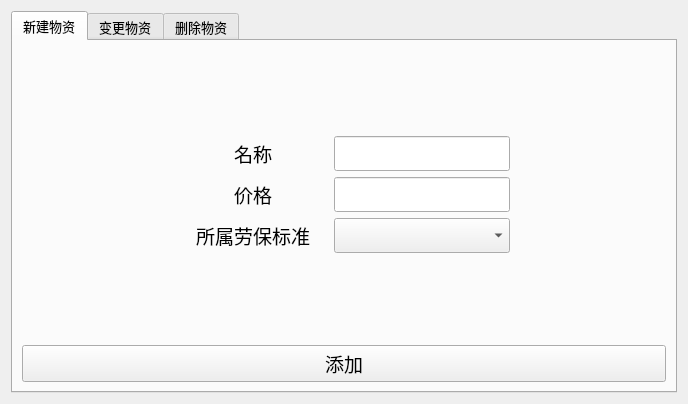
<?xml version="1.0" encoding="UTF-8"?>
<ui version="4.0">
 <class>Form</class>
 <widget class="QWidget" name="Form">
  <property name="geometry">
   <rect>
    <x>0</x>
    <y>0</y>
    <width>688</width>
    <height>404</height>
   </rect>
  </property>
  <property name="windowTitle">
   <string>物资信息维护</string>
  </property>
  <layout class="QVBoxLayout" name="verticalLayout">
   <item>
    <widget class="QTabWidget" name="tabWidget">
     <property name="font">
      <font>
       <family>AcadEref</family>
       <pointsize>10</pointsize>
      </font>
     </property>
     <property name="currentIndex">
      <number>0</number>
     </property>
     <widget class="QWidget" name="tab">
      <attribute name="title">
       <string>新建物资</string>
      </attribute>
      <layout class="QHBoxLayout" name="horizontalLayout_7">
       <item>
        <layout class="QVBoxLayout" name="verticalLayout_4">
         <item>
          <spacer name="verticalSpacer">
           <property name="orientation">
            <enum>Qt::Vertical</enum>
           </property>
           <property name="sizeHint" stdset="0">
            <size>
             <width>20</width>
             <height>40</height>
            </size>
           </property>
          </spacer>
         </item>
         <item>
          <layout class="QHBoxLayout" name="horizontalLayout_6">
           <item>
            <spacer name="horizontalSpacer">
             <property name="orientation">
              <enum>Qt::Horizontal</enum>
             </property>
             <property name="sizeHint" stdset="0">
              <size>
               <width>40</width>
               <height>20</height>
              </size>
             </property>
            </spacer>
           </item>
           <item>
            <layout class="QVBoxLayout" name="verticalLayout_2">
             <item>
              <layout class="QHBoxLayout" name="horizontalLayout_3">
               <item>
                <widget class="QLabel" name="label">
                 <property name="minimumSize">
                  <size>
                   <width>150</width>
                   <height>0</height>
                  </size>
                 </property>
                 <property name="maximumSize">
                  <size>
                   <width>150</width>
                   <height>16777215</height>
                  </size>
                 </property>
                 <property name="font">
                  <font>
                   <pointsize>14</pointsize>
                  </font>
                 </property>
                 <property name="layoutDirection">
                  <enum>Qt::RightToLeft</enum>
                 </property>
                 <property name="text">
                  <string>名称</string>
                 </property>
                 <property name="alignment">
                  <set>Qt::AlignCenter</set>
                 </property>
                </widget>
               </item>
               <item>
                <widget class="QLineEdit" name="lineEdit">
                 <property name="maximumSize">
                  <size>
                   <width>300</width>
                   <height>16777215</height>
                  </size>
                 </property>
                 <property name="font">
                  <font>
                   <pointsize>14</pointsize>
                  </font>
                 </property>
                </widget>
               </item>
              </layout>
             </item>
             <item>
              <layout class="QHBoxLayout" name="horizontalLayout_2">
               <item>
                <widget class="QLabel" name="label_2">
                 <property name="minimumSize">
                  <size>
                   <width>150</width>
                   <height>0</height>
                  </size>
                 </property>
                 <property name="maximumSize">
                  <size>
                   <width>150</width>
                   <height>16777215</height>
                  </size>
                 </property>
                 <property name="font">
                  <font>
                   <pointsize>14</pointsize>
                  </font>
                 </property>
                 <property name="layoutDirection">
                  <enum>Qt::RightToLeft</enum>
                 </property>
                 <property name="text">
                  <string>价格</string>
                 </property>
                 <property name="alignment">
                  <set>Qt::AlignCenter</set>
                 </property>
                </widget>
               </item>
               <item>
                <widget class="QLineEdit" name="lineEdit_2">
                 <property name="maximumSize">
                  <size>
                   <width>300</width>
                   <height>16777215</height>
                  </size>
                 </property>
                 <property name="font">
                  <font>
                   <pointsize>14</pointsize>
                  </font>
                 </property>
                </widget>
               </item>
              </layout>
             </item>
             <item>
              <layout class="QHBoxLayout" name="horizontalLayout">
               <item>
                <widget class="QLabel" name="label_3">
                 <property name="minimumSize">
                  <size>
                   <width>150</width>
                   <height>0</height>
                  </size>
                 </property>
                 <property name="maximumSize">
                  <size>
                   <width>150</width>
                   <height>16777215</height>
                  </size>
                 </property>
                 <property name="font">
                  <font>
                   <pointsize>14</pointsize>
                  </font>
                 </property>
                 <property name="layoutDirection">
                  <enum>Qt::RightToLeft</enum>
                 </property>
                 <property name="text">
                  <string>所属劳保标准</string>
                 </property>
                 <property name="alignment">
                  <set>Qt::AlignCenter</set>
                 </property>
                </widget>
               </item>
               <item>
                <widget class="QComboBox" name="comboBox">
                 <property name="maximumSize">
                  <size>
                   <width>300</width>
                   <height>16777215</height>
                  </size>
                 </property>
                 <property name="font">
                  <font>
                   <pointsize>14</pointsize>
                  </font>
                 </property>
                </widget>
               </item>
              </layout>
             </item>
            </layout>
           </item>
           <item>
            <spacer name="horizontalSpacer_2">
             <property name="orientation">
              <enum>Qt::Horizontal</enum>
             </property>
             <property name="sizeHint" stdset="0">
              <size>
               <width>40</width>
               <height>20</height>
              </size>
             </property>
            </spacer>
           </item>
          </layout>
         </item>
         <item>
          <spacer name="verticalSpacer_2">
           <property name="orientation">
            <enum>Qt::Vertical</enum>
           </property>
           <property name="sizeHint" stdset="0">
            <size>
             <width>20</width>
             <height>40</height>
            </size>
           </property>
          </spacer>
         </item>
         <item>
          <widget class="QPushButton" name="pushButton">
           <property name="font">
            <font>
             <pointsize>14</pointsize>
            </font>
           </property>
           <property name="text">
            <string>添加</string>
           </property>
          </widget>
         </item>
        </layout>
       </item>
      </layout>
     </widget>
     <widget class="QWidget" name="tab_2">
      <attribute name="title">
       <string>变更物资</string>
      </attribute>
      <layout class="QHBoxLayout" name="horizontalLayout_9">
       <item>
        <layout class="QVBoxLayout" name="verticalLayout_5">
         <item>
          <spacer name="verticalSpacer_3">
           <property name="orientation">
            <enum>Qt::Vertical</enum>
           </property>
           <property name="sizeHint" stdset="0">
            <size>
             <width>20</width>
             <height>40</height>
            </size>
           </property>
          </spacer>
         </item>
         <item>
          <layout class="QHBoxLayout" name="horizontalLayout_8">
           <item>
            <spacer name="horizontalSpacer_4">
             <property name="orientation">
              <enum>Qt::Horizontal</enum>
             </property>
             <property name="sizeHint" stdset="0">
              <size>
               <width>40</width>
               <height>20</height>
              </size>
             </property>
            </spacer>
           </item>
           <item>
            <layout class="QGridLayout" name="gridLayout">
             <item row="0" column="0">
              <widget class="QLabel" name="label_4">
               <property name="maximumSize">
                <size>
                 <width>200</width>
                 <height>16777215</height>
                </size>
               </property>
               <property name="font">
                <font>
                 <pointsize>14</pointsize>
                </font>
               </property>
               <property name="text">
                <string>名称</string>
               </property>
               <property name="alignment">
                <set>Qt::AlignCenter</set>
               </property>
              </widget>
             </item>
             <item row="0" column="1">
              <widget class="QComboBox" name="comboBox_2">
               <property name="maximumSize">
                <size>
                 <width>300</width>
                 <height>16777215</height>
                </size>
               </property>
               <property name="font">
                <font>
                 <pointsize>14</pointsize>
                </font>
               </property>
              </widget>
             </item>
             <item row="1" column="0">
              <widget class="QLabel" name="label_5">
               <property name="maximumSize">
                <size>
                 <width>200</width>
                 <height>16777215</height>
                </size>
               </property>
               <property name="font">
                <font>
                 <pointsize>14</pointsize>
                </font>
               </property>
               <property name="text">
                <string>价格</string>
               </property>
               <property name="alignment">
                <set>Qt::AlignCenter</set>
               </property>
              </widget>
             </item>
             <item row="1" column="1">
              <widget class="QLineEdit" name="lineEdit_3">
               <property name="maximumSize">
                <size>
                 <width>300</width>
                 <height>16777215</height>
                </size>
               </property>
               <property name="font">
                <font>
                 <pointsize>14</pointsize>
                </font>
               </property>
              </widget>
             </item>
             <item row="2" column="0">
              <widget class="QLabel" name="label_6">
               <property name="maximumSize">
                <size>
                 <width>200</width>
                 <height>16777215</height>
                </size>
               </property>
               <property name="font">
                <font>
                 <pointsize>14</pointsize>
                </font>
               </property>
               <property name="text">
                <string>劳保标准</string>
               </property>
               <property name="alignment">
                <set>Qt::AlignCenter</set>
               </property>
              </widget>
             </item>
             <item row="2" column="1">
              <widget class="QComboBox" name="comboBox_3">
               <property name="maximumSize">
                <size>
                 <width>300</width>
                 <height>16777215</height>
                </size>
               </property>
               <property name="font">
                <font>
                 <pointsize>14</pointsize>
                </font>
               </property>
              </widget>
             </item>
            </layout>
           </item>
           <item>
            <spacer name="horizontalSpacer_3">
             <property name="orientation">
              <enum>Qt::Horizontal</enum>
             </property>
             <property name="sizeHint" stdset="0">
              <size>
               <width>40</width>
               <height>20</height>
              </size>
             </property>
            </spacer>
           </item>
          </layout>
         </item>
         <item>
          <spacer name="verticalSpacer_4">
           <property name="orientation">
            <enum>Qt::Vertical</enum>
           </property>
           <property name="sizeHint" stdset="0">
            <size>
             <width>20</width>
             <height>40</height>
            </size>
           </property>
          </spacer>
         </item>
         <item>
          <widget class="QPushButton" name="pushButton_3">
           <property name="font">
            <font>
             <pointsize>14</pointsize>
            </font>
           </property>
           <property name="text">
            <string>确定</string>
           </property>
          </widget>
         </item>
        </layout>
       </item>
      </layout>
     </widget>
     <widget class="QWidget" name="tab_3">
      <attribute name="title">
       <string>删除物资</string>
      </attribute>
      <layout class="QHBoxLayout" name="horizontalLayout_11">
       <item>
        <layout class="QVBoxLayout" name="verticalLayout_6">
         <item>
          <spacer name="verticalSpacer_5">
           <property name="orientation">
            <enum>Qt::Vertical</enum>
           </property>
           <property name="sizeHint" stdset="0">
            <size>
             <width>20</width>
             <height>40</height>
            </size>
           </property>
          </spacer>
         </item>
         <item>
          <layout class="QHBoxLayout" name="horizontalLayout_10">
           <item>
            <spacer name="horizontalSpacer_5">
             <property name="orientation">
              <enum>Qt::Horizontal</enum>
             </property>
             <property name="sizeHint" stdset="0">
              <size>
               <width>40</width>
               <height>20</height>
              </size>
             </property>
            </spacer>
           </item>
           <item>
            <layout class="QVBoxLayout" name="verticalLayout_3">
             <item>
              <layout class="QHBoxLayout" name="horizontalLayout_4">
               <item>
                <widget class="QLabel" name="label_7">
                 <property name="font">
                  <font>
                   <family>AcadEref</family>
                   <pointsize>14</pointsize>
                  </font>
                 </property>
                 <property name="text">
                  <string>所属劳保标准</string>
                 </property>
                </widget>
               </item>
               <item>
                <widget class="QComboBox" name="comboBox_4">
                 <property name="font">
                  <font>
                   <family>AcadEref</family>
                   <pointsize>14</pointsize>
                  </font>
                 </property>
                </widget>
               </item>
              </layout>
             </item>
             <item>
              <layout class="QHBoxLayout" name="horizontalLayout_5">
               <item>
                <widget class="QLabel" name="label_8">
                 <property name="font">
                  <font>
                   <family>AcadEref</family>
                   <pointsize>14</pointsize>
                  </font>
                 </property>
                 <property name="text">
                  <string>名称</string>
                 </property>
                </widget>
               </item>
               <item>
                <widget class="QComboBox" name="comboBox_5">
                 <property name="font">
                  <font>
                   <family>AcadEref</family>
                   <pointsize>14</pointsize>
                  </font>
                 </property>
                </widget>
               </item>
              </layout>
             </item>
            </layout>
           </item>
           <item>
            <spacer name="horizontalSpacer_6">
             <property name="orientation">
              <enum>Qt::Horizontal</enum>
             </property>
             <property name="sizeHint" stdset="0">
              <size>
               <width>40</width>
               <height>20</height>
              </size>
             </property>
            </spacer>
           </item>
          </layout>
         </item>
         <item>
          <spacer name="verticalSpacer_6">
           <property name="orientation">
            <enum>Qt::Vertical</enum>
           </property>
           <property name="sizeHint" stdset="0">
            <size>
             <width>20</width>
             <height>40</height>
            </size>
           </property>
          </spacer>
         </item>
         <item>
          <widget class="QPushButton" name="pushButton_4">
           <property name="font">
            <font>
             <pointsize>14</pointsize>
            </font>
           </property>
           <property name="text">
            <string>确定</string>
           </property>
          </widget>
         </item>
        </layout>
       </item>
      </layout>
     </widget>
    </widget>
   </item>
  </layout>
 </widget>
 <resources/>
 <connections/>
</ui>
